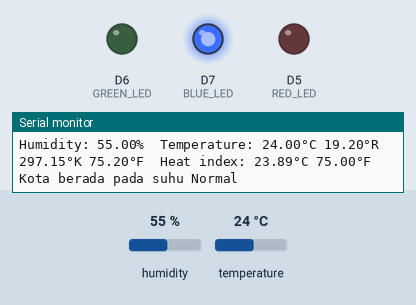
A program run on a simulated ESP8266 (NodeMCU). Parts: output pins drawn as LEDs (lit = HIGH), the last lines printed to the serial monitor. Inputs (shaded band) come from the test bench; at power-on: temperature 24 °C, humidity 55 %.

Above: at 5.8 s.
5.9 s: temperature set to 21 °C
10.2 s: temperature set to 18 °C
At 13.5 s:
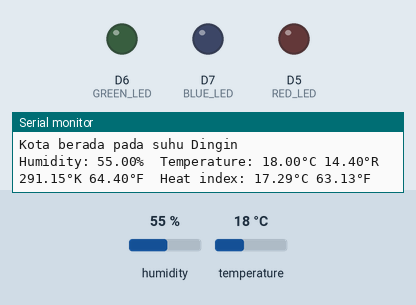
18.5 s: temperature set to 28 °C
At 20.9 s:
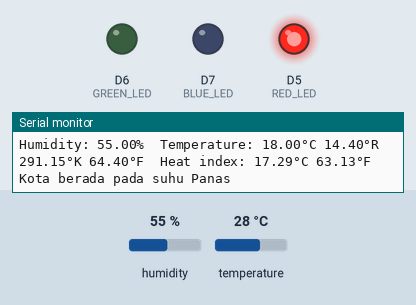
26.8 s: temperature set to 24 °C
At 28.6 s:
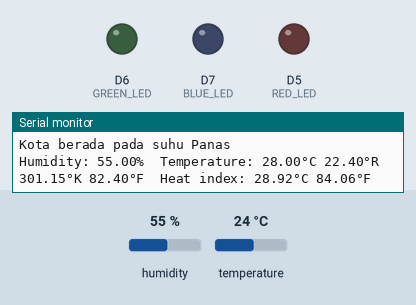
34.7 s: temperature set to 12 °C
At 36.1 s:
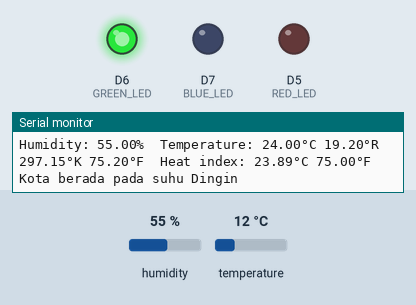
Timing chart, 0 to 43.9 s (numbered marks = the images above; inputs shaded):
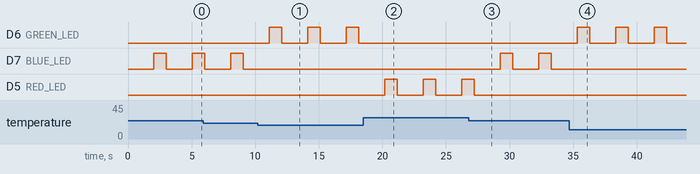

The program:

main.cpp
```cpp
#include <Arduino.h>
#include <DHT.h>

#define DHTTYPE DHT11
#define RED_LED D5
#define GREEN_LED D6
#define BLUE_LED D7

DHT dht(D1, DHTTYPE);

void setup() {
  // put your setup code here, to run once:
  Serial.begin(115200);
  pinMode(RED_LED,OUTPUT);
  pinMode(GREEN_LED,OUTPUT);
  pinMode(BLUE_LED,OUTPUT);
  Serial.println("Menggunakan DHT11 untuk menyalakan lampu");
}

void loop() {
  // put your main code here, to run repeatedly:
  delay(2000);
  float h = dht.readHumidity();
  float c = dht.readTemperature();
  float f = dht.readTemperature(true);

  float k = (f + 459.67) * 5/9;
  float r = c * 4 / 5;

  if (isnan(h) || isnan(c) || isnan(f))
  {
    Serial.println("Failed to read from DHT sensor!");
    return;
  }

  float hif = dht.computeHeatIndex(f, h);
  float hic = dht.computeHeatIndex(c, h, false);

  if ( c > 25 )
  {
    digitalWrite(RED_LED, HIGH);
    Serial.println("Kota berada pada suhu Panas ");
    delay(1000);
  } else if ( c > 19)
  {
    digitalWrite(BLUE_LED, HIGH);
    Serial.println("Kota berada pada suhu Normal ");
    delay(1000);
  } else {
    digitalWrite(GREEN_LED, HIGH);
    Serial.println("Kota berada pada suhu Dingin ");
    delay(1000);
  }

  Serial.print(F("Humidity: "));
  Serial.print(h);
  Serial.print(F("%  Temperature: "));
  Serial.print(c);
  Serial.print(F("°C "));
  Serial.print(r);
  Serial.print(F("°R "));
  Serial.print(k);
  Serial.print(F("°K "));
  Serial.print(f);
  Serial.print(F("°F  Heat index: "));
  Serial.print(hic);
  Serial.print(F("°C "));
  Serial.print(hif);
  Serial.println(F("°F"));
  digitalWrite(GREEN_LED, LOW);
  digitalWrite(BLUE_LED, LOW);
  digitalWrite(RED_LED, LOW);
}
```

Measured:
- the behaviour switches between 20 and 19 °C on temperature (found by bisection; images 0 and 1)
- the behaviour switches between 26 and 25 °C on temperature (found by bisection; images 2 and 3)
- after the input at 10.2 s, D6 (GREEN_LED): alternates HIGH for 1.0 s and LOW for 2.0 s, starting after 0.90 s; D7 (BLUE_LED): stops changing and stays LOW
- after the input at 18.5 s, D6 (GREEN_LED): stops changing and stays LOW; D5 (RED_LED): alternates HIGH for 1.0 s and LOW for 2.0 s, starting after 1.7 s
- after the input at 26.8 s, D7 (BLUE_LED): alternates HIGH for 1.0 s and LOW for 2.0 s, starting after 2.5 s; D5 (RED_LED): goes on until 27.2 s, then stays LOW
- after the input at 34.7 s, D6 (GREEN_LED): alternates HIGH for 1.0 s and LOW for 2.0 s, starting after 0.62 s; D7 (BLUE_LED): stops changing and stays LOW
